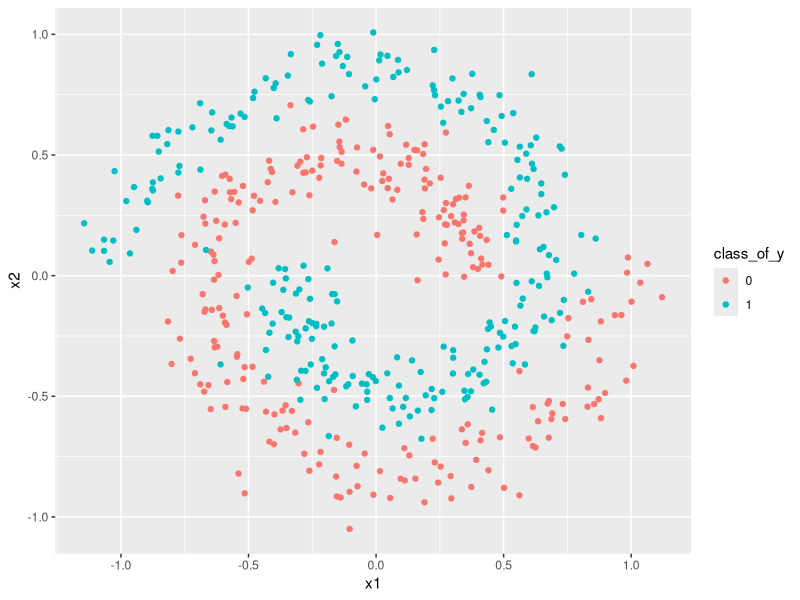
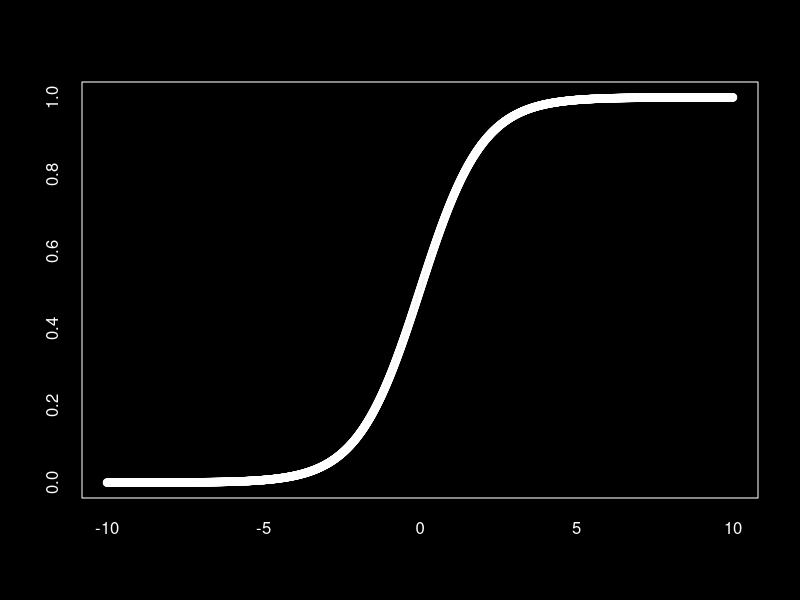

The R source for these figures, in order: (Note: this script raises an error after producing the figures.)
library(mlbench)
library(tidyverse)
set.seed(79430)

sim_data<- mlbench.spirals(500, cycles = 1, sd=0)


sim_data<- tibble(x1= sim_data$x[ ,1]+rnorm(100,0,0.1),
                  x2 = sim_data$x[, 2]+rnorm(100,0, 0.1),
                  y = as.numeric(sim_data$classes)-1)

ggplot(data=sim_data %>% mutate(class_of_y =factor(y)),
       aes(x =x1, y = x2, color = class_of_y)
) + geom_point()## upto here

sigmoid <- function (x) { 1/(1+exp(-x))}

par(bg="black", col="white", col.axis="white", col.amin="white")
x <- seq(-10,10,0.01)
plot(x=x, y= sigmoid(x))
abline(y= 0)


## Feedforward forward pass
feedforward <- function (X, w1, w2) # input matrix, wieghts b/w input  llayer to 
  # hiddern layer and hl to o/p layer
{
  z1 <- X%*%w1
  h <- sigmoid(z1)
  H <-cbind(1,h)
  z2 <-H%*%w2
  y_predict<- sigmoid(z2)
  return(sigmoid(z2))
}

## fforward <- function(X,w1,w2){sigmoid(cbind(1, sigmoid(X%%w1))%*%w2)}

## if we use loss function as Summation(y_i *log(y_i) + (1-y_i)*log(1-y_i)

loss_fn <- function(y, y_hat) # true value, preidctied values
{ sum(y*log(y_hat) + (1-y)*log(1-y_hat))
}

# BP Algorithm
subset_obs <- sim_data[1:10,]
subset_obs
x <-cbind(intercept =1, subset_obs[,-3])%>%as.matrix()
x


------------------------------
  ## input 2 and 1 bias, hidden layer with 6 nuerons and 1 neuron in output layer
  
  ##intialize the weights
  set.seed(696969430)
w1<-matrix(rnorm(3*5), nrow=3, ncol=5)
w2<-matrix(rnorm(6*1), nrow=6, ncol=1)

# with these random weights and sample datapoints, let us compute y_hat
feedforward(X=x, w1=w1, w2=w2)

## compute the loss and update the wieghts
loss_fn( y = subset_obs$y,
         y_hat = feedforward( X = x, w1 = w1, w2 = w2 )
)

# some things we need to calculate the gradient:
y <- subset_obs$y
y_hat <- feedforward( X = x, w1 = w1, w2 = w2 )
h <- sigmoid( x %*% w1 )
H <- cbind(1, h)

# the gradient/derivative of our loss function with respect to w2 is 
dL_dW2 <- t(H) %*% (y_hat - y)
dL_dW2

## update the weight and compute the loss function
adjusted_w2 <- w2 + c(-0.001, 0, 0, 0, 0, 0)

# the change in the loss function is:
loss_fn( y = y, 
         y_hat = feedforward( X = x, w1 = w1, w2 = adjusted_w2 ) ) -
  loss_fn( y = y, 
           y_hat = feedforward( X = x, w1 = w1, w2 = w2 ) )
# the grad of the loss function w rt first weights
dh  <- (y_hat - y) %*% t( w2[-1, drop = FALSE] )
dL_dW1 <- t(x) %*% (h * (1 - h) * dh)
dL_dW1

# to see the change

adjusted_w1 <- w1 + matrix( c( 0, 0, 0, 0,     0,
                               0, 0, 0, 0.001, 0,
                               0, 0, 0, 0,     0
),
byrow = TRUE,
nrow=3, ncol = 5
)
loss_fn( y = y, 
         y_hat = feedforward( X = x, w1 = adjusted_w1, w2 = w2 ) ) -
  loss_fn( y = y, 
           y_hat = feedforward( X = x, w1 = w1, w2 = w2 ) )

##  We iteratively update each weight according to the rule:

##   Wt+1=Wt???\eta ??? L(Wt)

## So, for each weight (weights updated simultaneously):

## We get the rate of change of the loss function for this weight at it's current value ??? L(Wt),
## assuming that all other weights do not change.

##We update this weight by a very small (controlled by \eta) amount in the direction in which we expect to reduce the loss function.

backpropagate <- function( X,          # design matrix (with first column of 1s)
                           y,          # vector of true observed outcomes
                           y_hat,      # vector of current model predictions
                           w1,         # matrix of current weights between input layer and hidden layer
                           w2,         # matrix of current weights between hidden layer and output layer
                           learnrate   # the chosen learning rate (lambda) 
){
  
  h <- sigmoid(X%*%w1)
  H <- cbind( 1, h )
  dL_dw2 <- t(H) %*% (y_hat - y)       # calculate the gradients for W2
  dL_dh  <- (y_hat - y) %*% t(w2[-1, , drop = FALSE])
  dL_dw1 <- t(x) %*% (h * (1 - h) * dL_dh)  # calculate the gradients for W1
  
  w1 <- w1 - learnrate * dL_dw1         # update the weights W1
  w2 <- w2 - learnrate * dL_dw2         # update the weights W2
  
  return(  list(w1 = w1, w2 = w2)  )
  
}

## Testing our nn 

x <-cbind(1, sim_data[,1:2])%>% as.matrix()
head(x,5)

nrow(x)

y<-sim_data$y
y

## change the weights and repeat the same more times
new_w1 <- matrix(rnorm(3*30), ncol=30, nrow=3)
new_w2 <- matrix(rnorm(31*1), nrow=31, ncol=1)
new_w1

## Let us repeat these for 5000 times
store_cost <- as.numeric(rep (as.matrix(NA), 5000))
head(store_cost,5)

# with started initial weights, output
current_y_hat <- feedforward( X = x,
                              w1 = new_w1,
                              w2 = new_w2
)

# show first 10 values
head( current_y_hat, 5)

# Loss 
loss_fn(y=y, y_hat =current_y_hat)

##Now, we perform the following sequence 5,000 times:

#forward propagation:Feed our inputs through the network and get the network output.

#Calculate our loss/cost for our current network predictions (output) and store this to refer to later.

#back propagation: Calculate the gradient (rate of change) of the cost/loss function with respect to each weight in the network for the current weights.

#Simultaneously update all of our weights by a small amount using the gradient of the cost function


for( i in 1:5000){
  
  #print(i)
  
  # get network output for current weights:
  current_y_hat <- feedforward( X = x, 
                                w1 = new_w1,
                                w2 = new_w2
  )
  
  # store the cost/loss at this point:
  store_cost[i] <- loss_fn( y = y, y_hat = current_y_hat )
  
  # calculate the gradient (back propagate) and update the weights:
  do_backprop <- backpropagate( X = x,          # design matrix (with first column of 1s)
                                y = y,          # vector of true observed outcomes
                                y_hat = current_y_hat,      # vector of model predictions
                                w1 = new_w1,         # matrix of weights between input layer and hidden layer
                                w2 =new_w2,         # matrix of weights between hidden layer and output layer
                                learnrate = 0.001   # the learning rate (lambda) 
  )
  
  # store the new weights:
  new_w1 <- do_backprop$w1
  new_w2 <- do_backprop$w2
  
}

## let us see how it is approaching after every iteration
plot( x = 1:length(store_cost),
      y = store_cost,
      xlab = "iteration",
      ylab = "loss/cost",
      #type = "b",
      cex = 0.5
)

##If we consider a network output (prediction) of greater than 0.5 as a predicted label 1 and 0.5 or less as a 0 label, 
##then the predictions of our trained network are:

fitted_values <- as.numeric( current_y_hat > 0.5 )

# show first 20 predictions
head(fitted_values, 20)

# represent as table
table(fitted_values,y)

# PROPOTION
table( fitted_values, y ) %>% prop.table()

## we can plot the decision boundaries of our network predictions over the data
## that we trained the network on:

pred_grid <- expand.grid( x1 = seq( min(sim_data$x1)-0.1, 
                                    max(sim_data$x1)+0.1, 
                                    0.01 ),
                          x2 = seq( min(sim_data$x2)-0.1, 
                                    max(sim_data$x2)+0.1, 
                                    0.01 )
)
pred_grid_labels <- as.numeric( 
  feedforward( X = as.matrix( cbind(1,pred_grid) ),
               w1 = new_w1,
               w2 = new_w2
  ) > 0.5
) 

ggplot( data = sim_data,
        aes( x = x1, 
             y = x2, 
             colour = factor(y)
        )
) +
  geom_point( data = cbind( pred_grid, y = pred_grid_labels),
              aes(x = x1 , y = x2 ),
              size = 0.02 ) +
  geom_point()

## let us do the samething for the original fitted values instead y>0.5

pred_grid_fitted_values <- 
  feedforward( X = as.matrix( cbind(1,pred_grid) ),
               w1 = new_w1,
               w2 = new_w2
  ) 

ggplot( data = sim_data,
        aes( x = x1, 
             y = x2, 
             colour = y
        )
) +
  geom_point( data = cbind( pred_grid, y = pred_grid_fitted_values),
              aes(x = x1, y = x2 ),
              size = 0.02 ) +
  geom_point()